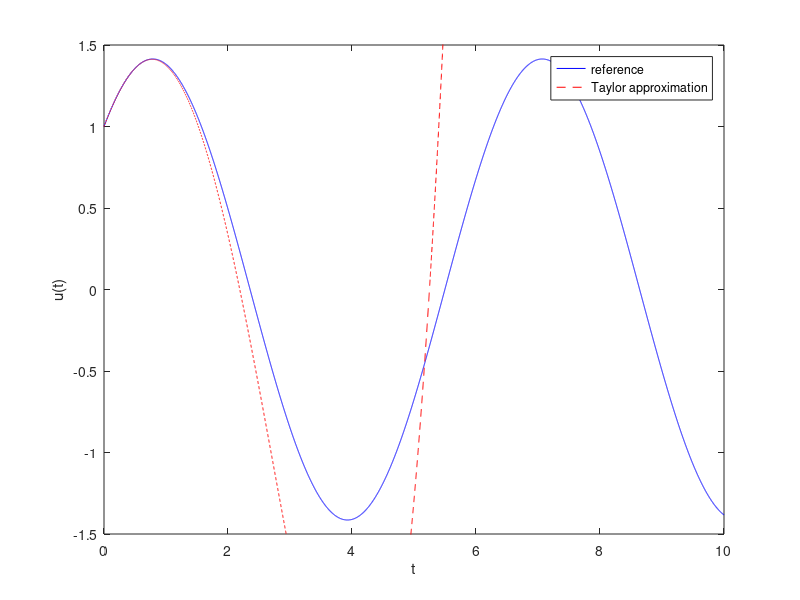

Write the MATLAB code that produced this figure.
%define total number of steps, N, time step, dt, and vector of times, ts
N = 10^4; dt = 0.001; ts = 0:dt:(N-1)*dt;

%define parameters and initial conditions
m = 1; gam = 0; k = 1; u0 = 1; v0 = 1; close all;

%use ''phase space representation'' to reduce system to first order
du = @(u,v) v;   %this defines a substitution, u' = v
dv = @(u,v) -(gam/m)*v - (k/m)*u;   %this says u'' = -(gam/m)*u' - (k/m)*u

%use Runge-Kutta method to numerically solve the system
us = zeros(N,1); vs = zeros(N,1); u = u0; v = v0; 
for n=1:N
    us(n) = u; vs(n) = v;
    ku1 = dt*du(u,v); kv1 = dt*dv(u,v);
    ku2 = dt*du(u+0.5*ku1,v+0.5*kv1); kv2 = dt*dv(u+0.5*ku1,v+0.5*kv1);
    ku3 = dt*du(u+0.5*ku2,v+0.5*kv2); kv3 = dt*dv(u+0.5*ku2,v+0.5*kv2);
    ku4 = dt*du(u+ku3,v+kv3); kv4 = dt*dv(u+ku3,v+kv3);
    u = u+(ku1+2*ku2+2*ku3+ku4)/6;
    v = v+(kv1+2*kv2+2*kv3+kv4)/6;
end

%plot reference solution from Runge-Kutta method
close all; figure; plot(ts,us,'-b'); hold on; xlabel('t'); ylabel('u(t)');

%define matrix A and vector x0
A = [0 1; -k/m -gam/m]; x0 = [u0; v0]; I = eye(2);

%define and plot approximate solution using equation (0.4)
xs = x0 + ts.*(A*x0) + ts.^2/2.*(A^2*x0) + ts.^3/6.*(A^3*x0) + ts.^4/24.*(A^4*x0);
axis('manual'); plot(ts,xs(1,:),'--r'); legend('reference','Taylor approximation')